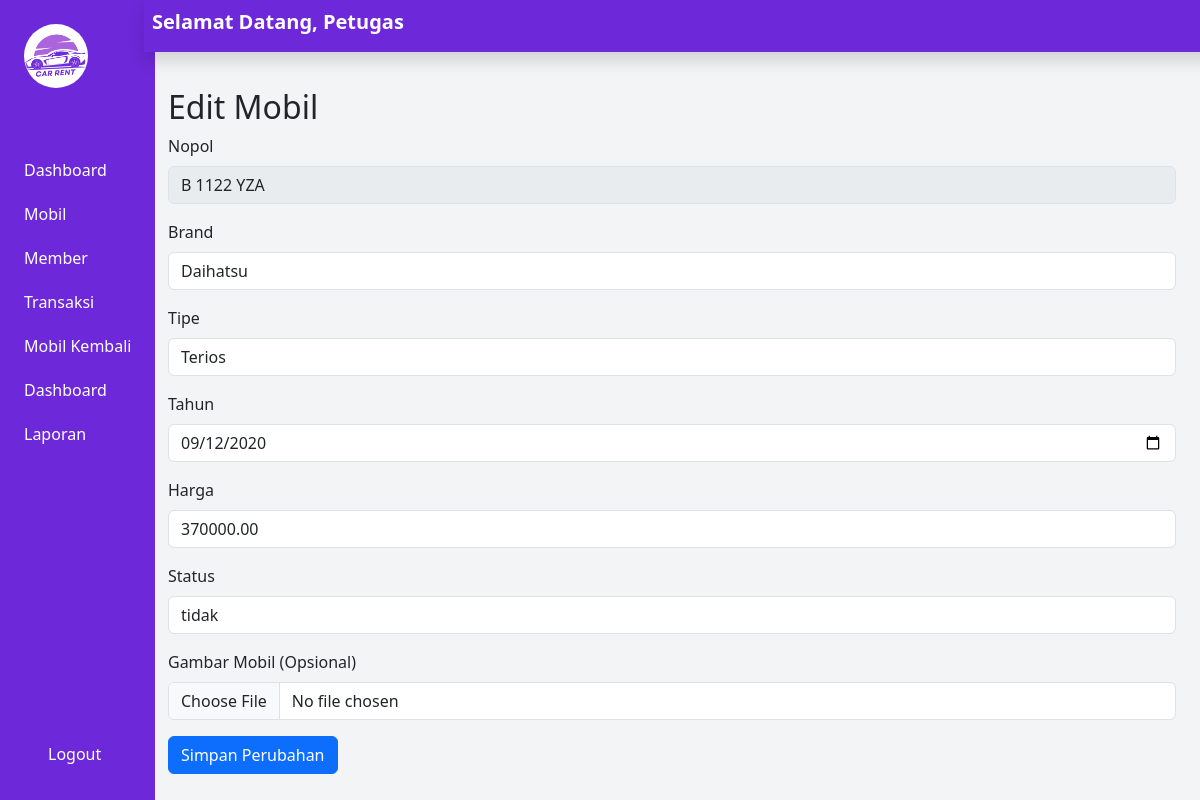
The page /petugas/edit_mobil.php?nopol=B 1122 YZA (signed in) on the database its author committed.
### tables this page shows
CREATE TABLE `tb_mobil` (
  `nopol` varchar(10) NOT NULL,
  `brand` varchar(50) NOT NULL,
  `type` varchar(50) NOT NULL,
  `tahun` date NOT NULL,
  `harga` decimal(10,2) NOT NULL,
  `foto` varchar(50) DEFAULT NULL,
  `status` enum('tersedia','tidak') NOT NULL
);

### petugas/edit_mobil.php (the view, shortened to what this page needs)
<?php
include '../koneksi.php';
if (isset($_GET['nopol'])) {
    $nopol = $_GET['nopol'];
    $sql = "SELECT * FROM tb_mobil WHERE nopol = ?";
    $stmt = $koneksi->prepare($sql);
    $stmt->bind_param('s', $nopol);
    $stmt->execute();
    $result = $stmt->get_result();
    $mobil = $result->fetch_assoc();
}
?>
<!DOCTYPE html>
<html lang="id">
<head>
    <link href="https://cdn.jsdelivr.net/npm/tailwindcss@2.2.19/dist/tailwind.min.css" rel="stylesheet">
    <link href="https://cdn.jsdelivr.net/npm/bootstrap@5.3.0-alpha1/dist/css/bootstrap.min.css" rel="stylesheet">
</head>
<body class="bg-gray-100 font-sans leading-normal tracking-normal">
    <div class="flex">
        <aside class="w-65 bg-purple-700 text-white min-h-screen fixed flex flex-col">
    <div class="p-6">
        <img src="../img/logo.png" alt="Rental Car Logo" class="w-16 h-16 rounded-full">
    </div>
    <nav class="mt-9 flex-grow">
        <a href="petugas.php" class="block py-2.5 px-4 rounded transition duration-200 hover:bg-purple-800">Dashboard</a>
        <a href="petugas.php" class="block py-2.5 px-4 rounded transition duration-200 hover:bg-purple-800">Mobil</a>
        <a href="petugas.php" class="block py-2.5 px-4 rounded transition duration-200 hover:bg-purple-800">Member</a>
        <a href="petugas.php" class="block py-2.5 px-4 rounded transition duration-200 hover:bg-purple-800">Transaksi</a>
        <a href="petugas.php" class="block py-2.5 px-4 rounded transition duration-200 hover:bg-purple-800">Mobil Kembali</a>
        <a href="petugas.php" class="block py-2.5 px-4 rounded transition duration-200 hover:bg-purple-800">Dashboard</a>
        <a href="petugas.php" class="block py-2.5 px-4 rounded transition duration-200 hover:bg-purple-800">Laporan</a>
    </nav>
    <footer class="p-6">
        <a href="../akun/logout.php" class="block py-2.5 px-4 rounded transition duration-200 hover:bg-purple-800">Logout</a>
    </footer>
</aside>
        <div class="flex-1 flex flex-col ml-36">
           <header class="bg-purple-700 text-white p-2 shadow flex justify-between items-center fixed w-full" style="left: 9rem; top: 0;">
            <h2 class="text-xl font-semibold">Selamat Datang, Petugas</h2>
        </header>
            <main class="flex-1 p-6 mt-16">
                <section >
                <h2>Edit Mobil</h2>
        <form action="" method="post" enctype="multipart/form-data">
            <div class="mb-3">
                <label for="nopol" class="form-label">Nopol</label>
                <input type="text" class="form-control" id="nopol" name="nopol" value="<?= $mobil['nopol']; ?>" disabled>
            </div>
            <div class="mb-3">
                <label for="brand" class="form-label">Brand</label>
                <input type="text" class="form-control" id="brand" name="brand" value="<?= $mobil['brand']; ?>" required>
            </div>
            <div class="mb-3">
                <label for="type" class="form-label">Tipe</label>
                <input type="text" class="form-control" id="type" name="type" value="<?= $mobil['type']; ?>" required>
            </div>
            <div class="mb-3">
                <label for="tahun" class="form-label">Tahun</label>
                <input type="DATE" class="form-control" id="tahun" name="tahun" value="<?= $mobil['tahun']; ?>" required>
            </div>
            <div class="mb-3">
                <label for="harga" class="form-label">Harga</label>
                <input type="text" class="form-control" id="harga" name="harga" value="<?= $mobil['harga']; ?>" required>
            </div>
            <div class="mb-3">
                <label for="status" class="form-label">Status</label>
                <input type="text" class="form-control" id="status" name="status" value="<?= $mobil['status']; ?>" required>
            </div>
            <div class="mb-3">
                <label for="gambar" class="form-label">Gambar Mobil (Opsional)</label>
                <input type="file" class="form-control" id="gambar" name="gambar" accept="image/*">
            </div>
            <button type="submit" class="btn btn-primary">Simpan Perubahan</button>
        </form>
                </section>
            </main>
        </div>
    </div>
</body>
</html>

### petugas/edit_mobil.php (style rules this page uses)
aside a { color: white; text-decoration: none; }

### rows shown on the page
tb_mobil: nopol "B 1122 YZA", brand "Daihatsu", type "Terios", tahun "09/12/2020", harga "370000.00", status "tidak"
